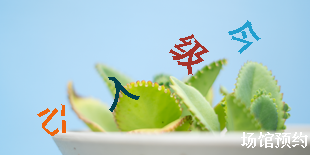
#> input picture tests/samples/captcha_sample_001_jin_ru_xin_20260420.png, 310 x 155 px
$ python -i captcha_vision.py   (imports and definitions only)
#> lines starting #> are read from the running program, lines starting #| are printed output that depends on the picture
import colorsys
import io
from collections import Counter, deque
from dataclasses import dataclass

from PIL import Image, ImageOps

PRIMARY_PROPOSAL_SOURCE = "uniform_color_regions"
DARK_PROPOSAL_SOURCE = "dark_regions"
PRIMARY_PROPOSAL_VARIANT = "whitened"
PADDED_PROPOSAL_VARIANT = "whitened_padded"
ISOLATED_PROPOSAL_VARIANT = "isolated"
ISOLATED_DARK_PROPOSAL_VARIANT = "isolated_dark"


@dataclass
class ProposalSet:
    boxes: list[list[int]]
    source: str
    preprocess_variant: str


def whiten_watermark(image: Image.Image, x_ratio: float = 0.78, y_ratio: float = 0.85) -> Image.Image:
    """Whiten bottom-right watermark region (场馆预约) to prevent it being detected as text."""
    rgb = image.convert("RGB")
    width, height = rgb.size
    wx = int(width * x_ratio)
    wy = int(height * y_ratio)
    if wx < width and wy < height:
        white = Image.new("RGB", (width - wx, height - wy), (255, 255, 255))
        rgb.paste(white, (wx, wy))
    return rgb


def decode_image(image_bytes: bytes) -> Image.Image:
    return Image.open(io.BytesIO(image_bytes)).convert("RGB")


def image_size(image: Image.Image) -> tuple[int, int]:
    return image.size


def validate_bbox(bbox: list[int], size: tuple[int, int]) -> bool:
    if not isinstance(bbox, (list, tuple)):
        return False
    if len(bbox) != 4:
        return False
    if any(not isinstance(value, int) or isinstance(value, bool) for value in bbox):
        return False
    x1, y1, x2, y2 = bbox
    width, height = size
    return 0 <= x1 < x2 <= width and 0 <= y1 < y2 <= height


def bbox_center(bbox: list[int]) -> tuple[int, int]:
    x1, y1, x2, y2 = bbox
    return ((x1 + x2) // 2, (y1 + y2) // 2)


def _dark_mask(image: Image.Image, threshold: int = 90) -> list[list[bool]]:
    gray = image.convert("L")
    width, height = gray.size
    pixels = gray.load()
    return [[pixels[x, y] <= threshold for x in range(width)] for y in range(height)]


def detect_dark_regions(
    image: Image.Image,
    threshold: int = 130,
    min_area: int = 20,
) -> list[list[int]]:
    mask = _dark_mask(image, threshold=threshold)
    width, height = image.size
    visited = [[False for _ in range(width)] for _ in range(height)]
    regions = []

    for y in range(height):
        for x in range(width):
            if visited[y][x] or not mask[y][x]:
                continue

            queue = deque([(x, y)])
            visited[y][x] = True
            xs = []
            ys = []

            while queue:
                cx, cy = queue.popleft()
                xs.append(cx)
                ys.append(cy)
                for nx, ny in ((cx - 1, cy), (cx + 1, cy), (cx, cy - 1), (cx, cy + 1)):
                    if nx < 0 or ny < 0 or nx >= width or ny >= height:
                        continue
                    if visited[ny][nx] or not mask[ny][nx]:
                        continue
                    visited[ny][nx] = True
                    queue.append((nx, ny))

            if len(xs) >= min_area:
                regions.append([min(xs), min(ys), max(xs) + 1, max(ys) + 1])

    regions.sort(key=lambda box: (box[0], box[1]))
    return regions


def _colored_text_pixel(r: int, g: int, b: int) -> bool:
    hue, saturation, value = colorsys.rgb_to_hsv(r / 255, g / 255, b / 255)
    hue *= 360
    if saturation < 0.28 or value > 0.97:
        return False
    if 180 <= hue <= 220 and 0.30 <= saturation < 0.65 and value > 0.65:
        return False
    return not (45 <= hue <= 170)


def _dominant_background_colors(image: Image.Image, limit: int = 5) -> list[tuple[int, int, int]]:
    rgb = image.convert("RGB")
    width, height = rgb.size
    pixels = rgb.load()
    step = 2 if width * height > 20000 else 1
    buckets = Counter()

    sample_points = []
    for x in range(0, width, step):
        sample_points.append((x, 0))
        sample_points.append((x, height - 1))
    for y in range(0, height, step):
        sample_points.append((0, y))
        sample_points.append((width - 1, y))

    for x, y in sample_points:
        if 0 <= x < width and 0 <= y < height:
            r, g, b = pixels[x, y]
            buckets[(r // 16, g // 16, b // 16)] += 1

    total = sum(buckets.values())
    dominant = [
        (bucket[0] * 16 + 8, bucket[1] * 16 + 8, bucket[2] * 16 + 8)
        for bucket, count in buckets.most_common(limit)
        if count / total >= 0.04
    ]
    if dominant:
        return dominant
    bucket, _count = buckets.most_common(1)[0]
    return [(bucket[0] * 16 + 8, bucket[1] * 16 + 8, bucket[2] * 16 + 8)]


def _near_background_color(
    r: int,
    g: int,
    b: int,
    background_colors: list[tuple[int, int, int]],
    max_distance: int = 42,
) -> bool:
    max_distance_sq = max_distance * max_distance
    for br, bg, bb in background_colors:
        distance_sq = (r - br) ** 2 + (g - bg) ** 2 + (b - bb) ** 2
        if distance_sq <= max_distance_sq:
            return True
    return False


def _color_distance(c1: tuple[int, int, int], c2: tuple[int, int, int]) -> float:
    dr, dg, db = c1[0] - c2[0], c1[1] - c2[1], c1[2] - c2[2]
    return (dr * dr + dg * dg + db * db) ** 0.5


def _region_color_stats(pixels: list[tuple[int, int, int]]) -> tuple[tuple[int, int, int], float]:
    n = len(pixels)
    if n == 0:
        return (0, 0, 0), 0.0
    mean_r = sum(pixel[0] for pixel in pixels) // n
    mean_g = sum(pixel[1] for pixel in pixels) // n
    mean_b = sum(pixel[2] for pixel in pixels) // n
    variance = sum(
        (pixel[0] - mean_r) ** 2 + (pixel[1] - mean_g) ** 2 + (pixel[2] - mean_b) ** 2
        for pixel in pixels
    ) / n
    return (mean_r, mean_g, mean_b), variance


def _split_box_by_colors(image: Image.Image, box: list[int]) -> list[list[int]]:
    x1, y1, x2, y2 = box
    pixels = image.load()
    width, height = image.size
    background_colors = _dominant_background_colors(image)
    region_pixels = []

    for y in range(max(0, y1), min(height, y2)):
        for x in range(max(0, x1), min(width, x2)):
            r, g, b = pixels[x, y]
            _hue, saturation, _value = colorsys.rgb_to_hsv(r / 255, g / 255, b / 255)
            if saturation < 0.12:
                continue
            if _near_background_color(r, g, b, background_colors, max_distance=42):
                continue
            region_pixels.append((x, y, r, g, b))

    if len(region_pixels) < 30:
        return [box]

    region_pixels.sort(key=lambda pixel: pixel[2] + pixel[3] + pixel[4])
    c1_idx = len(region_pixels) // 3
    c2_idx = 2 * len(region_pixels) // 3
    centroid1 = (region_pixels[c1_idx][2], region_pixels[c1_idx][3], region_pixels[c1_idx][4])
    centroid2 = (region_pixels[c2_idx][2], region_pixels[c2_idx][3], region_pixels[c2_idx][4])

    for _ in range(5):
        cluster1 = []
        cluster2 = []
        for pixel in region_pixels:
            _x, _y, r, g, b = pixel
            d1_sq = (r - centroid1[0]) ** 2 + (g - centroid1[1]) ** 2 + (b - centroid1[2]) ** 2
            d2_sq = (r - centroid2[0]) ** 2 + (g - centroid2[1]) ** 2 + (b - centroid2[2]) ** 2
            if d1_sq < d2_sq:
                cluster1.append(pixel)
            else:
                cluster2.append(pixel)
        if not cluster1 or not cluster2:
            return [box]
        centroid1 = (
            sum(pixel[2] for pixel in cluster1) // len(cluster1),
            sum(pixel[3] for pixel in cluster1) // len(cluster1),
            sum(pixel[4] for pixel in cluster1) // len(cluster1),
        )
        centroid2 = (
            sum(pixel[2] for pixel in cluster2) // len(cluster2),
            sum(pixel[3] for pixel in cluster2) // len(cluster2),
            sum(pixel[4] for pixel in cluster2) // len(cluster2),
        )

    color_dist_sq = (
        (centroid1[0] - centroid2[0]) ** 2
        + (centroid1[1] - centroid2[1]) ** 2
        + (centroid1[2] - centroid2[2]) ** 2
    )
    if color_dist_sq < 400:
        return [box]

    result = []
    for cluster in (cluster1, cluster2):
        if len(cluster) < 30:
            continue
        xs = [pixel[0] for pixel in cluster]
        ys = [pixel[1] for pixel in cluster]
        result.append([min(xs), min(ys), max(xs) + 1, max(ys) + 1])

    return result if result else [box]


def detect_uniform_color_regions(
    image: Image.Image,
    min_area: int = 30,
    color_variance_threshold: float = 300.0,
    saturation_threshold: float = 0.12,
    grow_color_distance: float = 35.0,
) -> list[list[int]]:
    rgb = image.convert("RGB")
    width, height = rgb.size
    pixels = rgb.load()
    background_colors = _dominant_background_colors(rgb)
    mask = [[False for _ in range(width)] for _ in range(height)]

    for y in range(height):
        for x in range(width):
            r, g, b = pixels[x, y]
            _hue, saturation, _value = colorsys.rgb_to_hsv(r / 255, g / 255, b / 255)
            if saturation < saturation_threshold:
                continue
            if _near_background_color(r, g, b, background_colors, max_distance=42):
                continue
            mask[y][x] = True

    visited = [[False for _ in range(width)] for _ in range(height)]
    regions = []

    for y in range(height):
        for x in range(width):
            if visited[y][x] or not mask[y][x]:
                continue

            seed_color = pixels[x, y]
            queue = deque([(x, y)])
            visited[y][x] = True
            region_pixels = []
            region_coords = []

            while queue:
                cx, cy = queue.popleft()
                region_pixels.append(pixels[cx, cy])
                region_coords.append((cx, cy))
                for nx in (cx - 1, cx, cx + 1):
                    for ny in (cy - 1, cy, cy + 1):
                        if nx < 0 or ny < 0 or nx >= width or ny >= height:
                            continue
                        if visited[ny][nx] or not mask[ny][nx]:
                            continue
                        if _color_distance(pixels[nx, ny], seed_color) > grow_color_distance:
                            continue
                        visited[ny][nx] = True
                        queue.append((nx, ny))

            if len(region_pixels) < min_area:
                continue

            _mean, variance = _region_color_stats(region_pixels)
            if variance > color_variance_threshold:
                continue

            xs = [coord[0] for coord in region_coords]
            ys = [coord[1] for coord in region_coords]
            regions.append([min(xs), min(ys), max(xs) + 1, max(ys) + 1])

    regions.sort(key=lambda box: (box[0], box[1]))
    return regions


def _merge_nearby_boxes(boxes: list[list[int]], margin: int = 1) -> list[list[int]]:
    merged = []
    for box in boxes:
        x1, y1, x2, y2 = box
        matched = False
        for existing in merged:
            ex1, ey1, ex2, ey2 = existing
            if x1 <= ex2 + margin and x2 + margin >= ex1 and y1 <= ey2 + margin and y2 + margin >= ey1:
                existing[:] = [min(ex1, x1), min(ey1, y1), max(ex2, x2), max(ey2, y2)]
                matched = True
                break
        if not matched:
            merged.append(list(box))
    return merged


def detect_colored_text_bboxes(image: Image.Image, min_area: int = 30) -> list[list[int]]:
    uniform = detect_uniform_color_regions(image, min_area=min_area)
    dark = detect_dark_regions(image, threshold=90, min_area=15)

    merged = list(uniform)
    for dark_box in dark:
        overlapping = False
        for uniform_box in uniform:
            dx1, dy1, dx2, dy2 = dark_box
            ux1, uy1, ux2, uy2 = uniform_box
            overlap_x = max(0, min(dx2, ux2) - max(dx1, ux1))
            overlap_y = max(0, min(dy2, uy2) - max(dy1, uy1))
            overlap_area = overlap_x * overlap_y
            dark_area = max(1, (dx2 - dx1) * (dy2 - dy1))
            if overlap_area > dark_area * 0.5:
                overlapping = True
                break
        if not overlapping:
            merged.append(dark_box)

    result = _merge_nearby_boxes(merged, margin=4)
    result.sort(key=lambda box: (box[0], box[1]))
    result = [box for box in result if validate_bbox(box, image.size)]

    final_boxes = []
    for box in result:
        final_boxes.extend(_split_box_by_colors(image, box))

    final_boxes.sort(key=lambda box: (box[0], box[1]))
    deduped = []
    seen = set()
    for box in final_boxes:
        key = tuple(box)
        if key in seen:
            continue
        seen.add(key)
        deduped.append(box)

    filtered = []
    for box in deduped:
        width = box[2] - box[0]
        height = box[3] - box[1]
        area = width * height
        if width < 10 or height < 15 or area < 200 or width > 100 or height > 100:
            continue
        filtered.append(box)
    return filtered


def filter_captcha_text_bboxes(
    boxes: list[list[int]],
    image_size: tuple[int, int] | None = None,
    min_width: int = 16,
    min_height: int = 16,
) -> list[list[int]]:
    max_bottom = None
    if image_size is not None:
        max_bottom = int(image_size[1] * 0.85)
    return [
        box
        for box in boxes
        if (
            len(box) == 4
            and box[2] - box[0] >= min_width
            and box[3] - box[1] >= min_height
            and (max_bottom is None or box[3] <= max_bottom)
        )
    ]


def isolate_colored_text(image: Image.Image) -> Image.Image:
    rgb = image.convert("RGB")
    clean = Image.new("RGB", rgb.size, "white")
    source = rgb.load()
    target = clean.load()
    width, height = rgb.size
    background_colors = _dominant_background_colors(rgb)

    for y in range(height):
        for x in range(width):
            pixel = source[x, y]
            if _colored_text_pixel(*pixel) and not _near_background_color(*pixel, background_colors):
                target[x, y] = pixel

    return clean


# [36 lines left out: function build_colored_text_strip, not called in this run]


def refine_bbox_to_dark_pixels(
    image: Image.Image,
    bbox: list[int],
    threshold: int = 90,
) -> list[int]:
    if not validate_bbox(bbox, image.size):
        return bbox

    x1, y1, x2, y2 = bbox
    crop = image.crop((x1, y1, x2, y2))
    regions = detect_dark_regions(crop, threshold=threshold)
    if not regions:
        return bbox

    left = min(region[0] for region in regions) + x1
    top = min(region[1] for region in regions) + y1
    right = max(region[2] for region in regions) + x1
    bottom = max(region[3] for region in regions) + y1
    return [left, top, right, bottom]


def prepare_captcha_boxes(image: Image.Image, refine: bool = True) -> list[list[int]]:
    proposals = generate_box_proposals(image)
    if not proposals:
        return []
    primary = next(
        (
            proposal
            for proposal in proposals
            if proposal.source == PRIMARY_PROPOSAL_SOURCE and proposal.preprocess_variant == PRIMARY_PROPOSAL_VARIANT
        ),
        proposals[0],
    )
    boxes = primary.boxes
    if not refine:
        return boxes
    return [refine_bbox_to_dark_pixels(image, box) for box in boxes]


def _translate_boxes(boxes: list[list[int]], dx: int = 0, dy: int = 0) -> list[list[int]]:
    return [[x1 + dx, y1 + dy, x2 + dx, y2 + dy] for x1, y1, x2, y2 in boxes]


def _normalize_padded_boxes(
    boxes: list[list[int]],
    size: tuple[int, int],
    border: int,
) -> list[list[int]]:
    normalized = []
    width, height = size

    for x1, y1, x2, y2 in _translate_boxes(boxes, dx=-border, dy=-border):
        clipped = [max(0, x1), max(0, y1), min(width, x2), min(height, y2)]
        if not validate_bbox(clipped, size):
            continue

        box_width = clipped[2] - clipped[0]
        box_height = clipped[3] - clipped[1]
        touches_horizontal_edge = clipped[0] == 0 or clipped[2] == width
        touches_vertical_edge = clipped[1] == 0 or clipped[3] == height
        min_width = 14 if touches_horizontal_edge else 16
        min_height = 15 if touches_vertical_edge else 16
        if box_width < min_width or box_height < min_height:
            continue
        normalized.append(clipped)

    return normalized


def generate_box_proposals(image: Image.Image) -> list[ProposalSet]:
    whitened = whiten_watermark(image)
    uniform = detect_colored_text_bboxes(whitened)
    dark = filter_captcha_text_bboxes(detect_dark_regions(whitened), whitened.size)
    padded_border = 2
    padded = _normalize_padded_boxes(
        detect_colored_text_bboxes(ImageOps.expand(whitened, border=padded_border, fill="white")),
        whitened.size,
        border=padded_border,
    )
    isolated = isolate_colored_text(whitened)
    isolated_uniform = detect_colored_text_bboxes(isolated)
    isolated_dark = filter_captcha_text_bboxes(
        detect_dark_regions(isolated, threshold=180),
        whitened.size,
    )
    return [
        ProposalSet(boxes=uniform, source=PRIMARY_PROPOSAL_SOURCE, preprocess_variant=PRIMARY_PROPOSAL_VARIANT),
        ProposalSet(boxes=dark, source=DARK_PROPOSAL_SOURCE, preprocess_variant=PRIMARY_PROPOSAL_VARIANT),
        ProposalSet(boxes=padded, source=PRIMARY_PROPOSAL_SOURCE, preprocess_variant=PADDED_PROPOSAL_VARIANT),
        ProposalSet(
            boxes=isolated_uniform,
            source=PRIMARY_PROPOSAL_SOURCE,
            preprocess_variant=ISOLATED_PROPOSAL_VARIANT,
        ),
        ProposalSet(
            boxes=isolated_dark,
            source=DARK_PROPOSAL_SOURCE,
            preprocess_variant=ISOLATED_DARK_PROPOSAL_VARIANT,
        ),
    ]


# [12 lines left out: function measure_box_size_consistency, not called in this run]

>>> from PIL import Image
>>> picture = Image.open('tests/samples/captcha_sample_001_jin_ru_xin_20260420.png')
#> picture is the input picture: PIL image 310x155 RGB; mean R, G, B 173.7, 203.3, 197.9
>>> result = prepare_captcha_boxes(picture)
#> in whiten_watermark, `rgb.paste(white, (wx, wy))`:
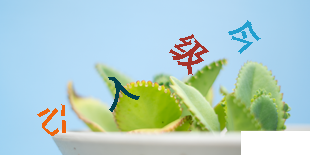
#> rgb: PIL image 310x155 RGB; mean R, G, B 175.8, 205.3, 200.1
#> the loop in _dominant_background_colors, `for x, y in sample_points:` made 466 passes
#> (r, g, b) on passes 1 to 8: (156, 206, 238), (162, 211, 241), (157, 207, 238), (162, 211, 241), (159, 207, 238), (162, 212, 241), (159, 208, 239), (163, 212, 241)
#> after the loop in _dominant_background_colors, `for x, y in sample_points:`: buckets = 19 items
#> in _dominant_background_colors, `total = sum(buckets.values())`: total = 466
#> in _dominant_background_colors, `dominant = [ (bucket[0] * 16 + 8, bucket[1] * 16 + 8, bucket[2] * 16 +..`: dominant = [(168, 216, 248), (184, 216, 248), (152, 200, 232), (248, 248, 248), (168, 216, 232)]
#> in detect_uniform_color_regions, `background_colors = _dominant_background_colors(rgb)`: background_colors has the same summary as dominant in _dominant_background_colors
#> the loop in detect_colored_text_bboxes, `for dark_box in dark:` made 4 passes
#> dark_box on passes 1 to 4: [108, 77, 140, 112], [169, 39, 209, 75], [174, 34, 194, 53], [186, 116, 192, 121]
#> the loop in _merge_nearby_boxes, `for box in boxes:` made 34 passes
#> box on passes 1 to 8: [37, 108, 50, 117], [42, 108, 59, 136], [53, 138, 69, 155], [61, 104, 65, 116], [62, 120, 66, 133], [85, 99, 111, 112], [100, 113, 121, 132], [103, 69, 127, 86]
#> the loop in detect_colored_text_bboxes, `for box in result:` made 3 passes
#> box on passes 1 to 3: [37, 104, 69, 155], [85, 20, 284, 134], [103, 69, 127, 86]
#> the loop in detect_colored_text_bboxes, `for box in final_boxes:` made 5 passes
#> box on passes 1 to 5: [37, 104, 69, 155], [85, 20, 284, 134], [87, 34, 284, 132], [103, 69, 127, 86], [108, 77, 122, 86]
#> the loop in detect_colored_text_bboxes, `for box in deduped:` made 5 passes
#> call 2 of detect_uniform_color_regions, with min_area = 30, color_variance_threshold = 300, saturation_threshold = 0.12, grow_color_distance = 35
#> in detect_uniform_color_regions (call 2), `rgb = image.convert("RGB")`:
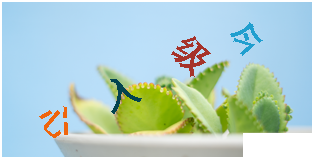
#> rgb: PIL image 314x159 RGB; mean R, G, B 178.7, 207.2, 202.2
#> call 3 of _dark_mask, with threshold = 90
#> in _dark_mask (call 3), `gray = image.convert("L")`:
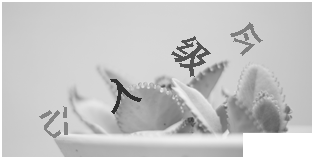
#> gray: PIL image 314x159 L; min 49, max 255, mean 198.1
#> the loop in detect_colored_text_bboxes (call 2), `for dark_box in dark:` made 4 passes
#> dark_box on passes 1 to 4: [110, 79, 142, 114], [171, 41, 211, 77], [176, 36, 196, 55], [188, 118, 194, 123]
#> the loop in _merge_nearby_boxes (call 2), `for box in boxes:` made 39 passes
#> box on passes 1 to 8: [2, 2, 312, 157], [39, 110, 52, 119], [44, 110, 61, 138], [55, 140, 71, 157], [63, 106, 67, 118], [64, 122, 68, 135], [85, 96, 115, 110], [87, 101, 113, 114]
#> the loop in detect_colored_text_bboxes (call 2), `for box in result:` made 1 pass
#> the loop in detect_colored_text_bboxes (call 2), `for box in final_boxes:` made 2 passes
#> box on passes 1 to 2: [2, 2, 312, 157], [39, 36, 292, 138]
#> the loop in detect_colored_text_bboxes (call 2), `for box in deduped:` made 2 passes
#> in generate_box_proposals, `isolated = isolate_colored_text(whitened)`:
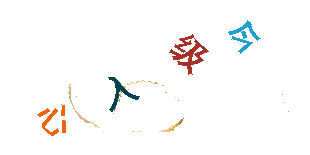
#> isolated: PIL image 310x155 RGB; mean R, G, B 250.9, 249.8, 249.2
#> call 4 of _dark_mask, with threshold = 90
#> in _dark_mask (call 4), `gray = image.convert("L")`:
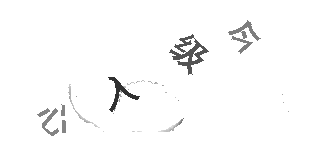
#> gray: PIL image 310x155 L; min 49, max 255, mean 250.1
#> call 2 of refine_bbox_to_dark_pixels, with threshold = 90
#> in refine_bbox_to_dark_pixels (call 2), `crop = image.crop((x1, y1, x2, y2))`:
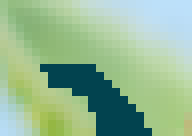
#> crop: PIL image 24x17 RGB (shown 8 times larger); mean R, G, B 148.4, 184.6, 147.7
#> in _dark_mask (call 7), `gray = image.convert("L")`:
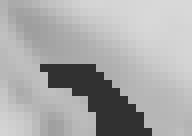
#> gray: PIL image 24x17 L (shown 8 times larger); min 49, max 216, mean 169.6
